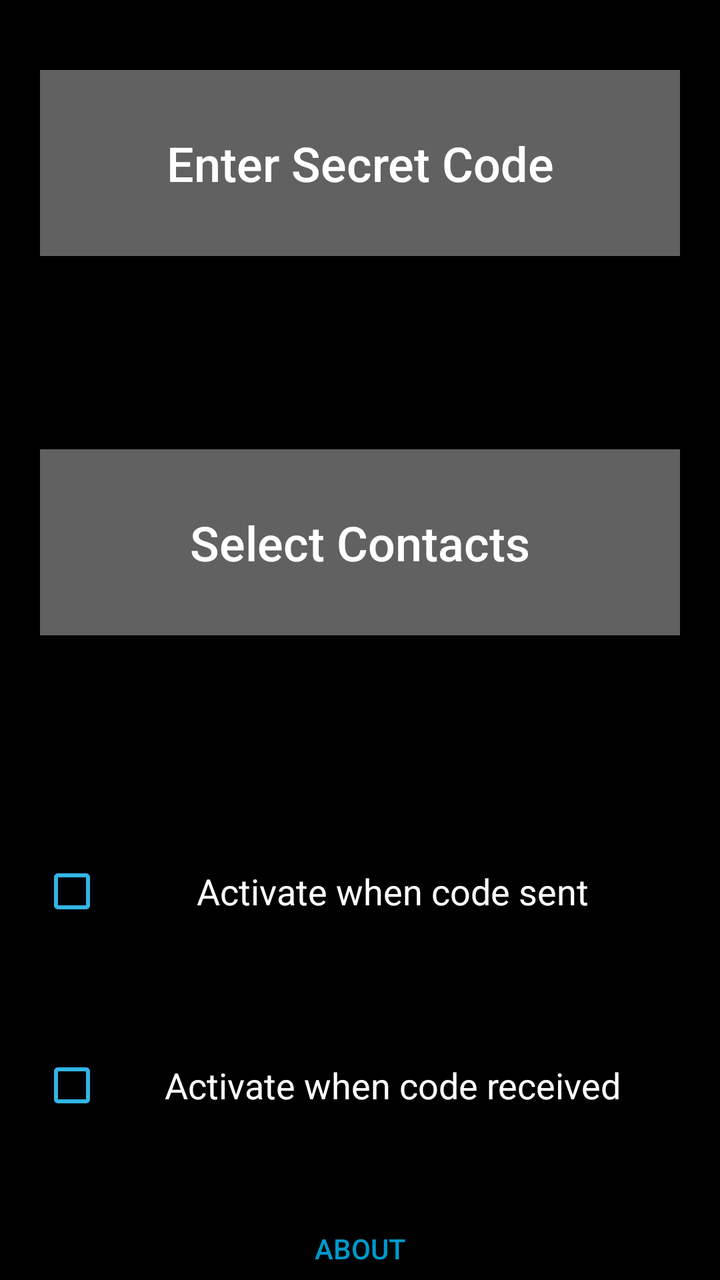
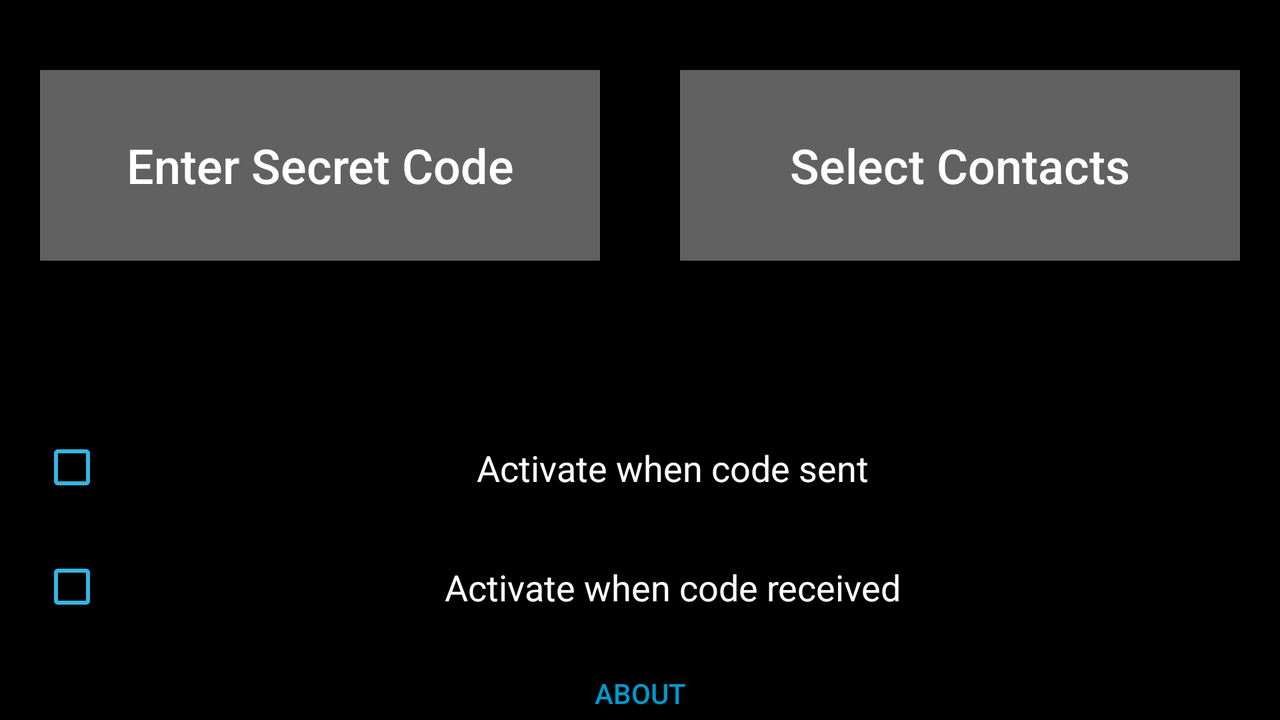

The same Android screen from two of the app's own layout files: first res/layout/ as a phone draws it, then the repository's variant for another configuration, drawn on a device whose configuration selects that folder. Both files follow.
<!-- AndroidManifest.xml: application theme AppTheme -->
<!-- res/layout/activity_main.xml -->
<?xml version="1.0" encoding="utf-8"?>
<LinearLayout xmlns:android="http://schemas.android.com/apk/res/android"
    xmlns:tools="http://schemas.android.com/tools"
    xmlns:app="http://schemas.android.com/apk/res-auto"
    android:layout_width="match_parent"
    android:layout_height="match_parent"
    android:orientation="vertical"
    tools:context=".MainActivity">

    <Space
        android:layout_width="match_parent"
        android:layout_height="35dp"
        android:clickable="false" />

    <Button
        android:id="@+id/mainMenuTopButton"
        android:layout_width="match_parent"
        android:layout_height="0dp"
        android:layout_marginLeft="20dp"
        android:layout_marginRight="20dp"
        android:layout_weight=".15"
        android:background="#616161"
        android:clickable="true"
        android:focusable="true"
        android:text="@string/main_menu_top_button"
        android:textAllCaps="false"
        android:textSize="24sp" />

    <ScrollView
        android:layout_width="match_parent"
        android:layout_height="0dp"
        android:layout_weight=".1">

        <TextView
            android:id="@+id/mainMenuTopButtonContent"
            android:layout_width="match_parent"
            android:layout_height="wrap_content"
            android:gravity="top|center"
            android:textSize="18sp" />
    </ScrollView>

    <Space
        android:layout_width="match_parent"
        android:layout_height="35dp" />

    <Button
        android:id="@+id/mainMenuBottomButton"
        android:layout_width="match_parent"
        android:layout_height="0dp"
        android:layout_marginLeft="20dp"
        android:layout_marginRight="20dp"
        android:layout_weight=".15"
        android:background="#616161"
        android:clickable="true"
        android:focusable="true"
        android:text="@string/main_menu_bottom_button"
        android:textAllCaps="false"
        android:textSize="24sp" />

    <Space
        android:layout_width="match_parent"
        android:layout_height="wrap_content" />

    <ScrollView
        android:layout_width="match_parent"
        android:layout_height="0dp"
        android:layout_weight=".1">

        <TextView
            android:id="@+id/mainMenuBottomButtonContent"
            android:layout_width="match_parent"
            android:layout_height="wrap_content"
            android:gravity="center"
            android:textSize="18sp" />
    </ScrollView>

    <Space
        android:layout_width="match_parent"
        android:layout_height="35dp" />

    <CheckBox
        android:id="@+id/mainMenuTopCheck"
        android:layout_width="match_parent"
        android:layout_height="0dp"
        android:layout_marginLeft="20dp"
        android:layout_marginRight="20dp"
        android:layout_weight=".1"
        android:gravity="center"
        android:onClick="updateCheckboxDatabase"
        android:text="@string/main_menu_top_check"
        android:textColor="@android:color/white"
        android:textSize="18sp"
        app:buttonTint="@android:color/holo_blue_light" />

    <Space
        android:layout_width="match_parent"
        android:layout_height="35dp" />

    <CheckBox
        android:id="@+id/mainMenuBottomCheck"
        android:layout_width="match_parent"
        android:layout_height="0dp"
        android:layout_marginLeft="20dp"
        android:layout_marginRight="20dp"
        android:layout_weight=".1"
        android:gravity="center"
        android:onClick="updateCheckboxDatabase"
        android:text="@string/main_menu_bottom_check"
        android:textColor="@android:color/white"
        android:textSize="18sp"
        app:buttonTint="@android:color/holo_blue_light" />

    <Space
        android:layout_width="match_parent"
        android:layout_height="35dp" />

    <LinearLayout
        android:layout_width="match_parent"
        android:layout_height="0dp"
        android:layout_weight="0.05"
        android:orientation="horizontal">

        <Space
            android:layout_width="0dp"
            android:layout_height="wrap_content"
            android:layout_weight=".4"
            tools:ignore="NestedWeights" />

        <Button
            android:id="@+id/mainMenuAboutButton"
            android:layout_width="0dp"
            android:layout_height="match_parent"
            android:layout_weight=".2"
            android:background="@android:color/black"
            android:gravity="center"
            android:text="@string/main_menu_about_button"
            android:textColor="@android:color/holo_blue_dark" />

        <Space
            android:layout_width="0dp"
            android:layout_height="wrap_content"
            android:layout_weight=".4" />
    </LinearLayout>

</LinearLayout>
<!-- resources referenced by this layout -->
<resources>
  <string name="main_menu_about_button">About</string>
  <string name="main_menu_bottom_button">Select Contacts</string>
  <string name="main_menu_bottom_check">Activate when code received</string>
  <string name="main_menu_top_button">Enter Secret Code</string>
  <string name="main_menu_top_check">Activate when code sent</string>
  <style name="AppTheme" parent="Theme.AppCompat.Light.DarkActionBar">
          <item name="colorPrimary">#616161</item>
          <item name="colorPrimaryDark">#616161</item>
          <item name="colorAccent">@color/colorAccent</item>
          <item name="android:textColor">@android:color/white</item>
          <item name="android:colorBackground">@android:color/black</item>
          <item name="android:windowAnimationStyle">@style/SlidingAnimation</item>
      </style>
  <style name="SlidingAnimation" parent="@android:style/Animation.Activity">
          <item name="android:activityOpenEnterAnimation">@anim/slide_in_right</item>
          <item name="android:activityOpenExitAnimation">@anim/slide_out_left</item>
          <item name="android:activityCloseEnterAnimation">@anim/slide_in_left</item>
          <item name="android:activityCloseExitAnimation">@anim/slide_out_right</item>
      </style>
</resources>
<!-- res/layout-land/activity_main.xml (the repository's variant of the layout above) -->
<!-- drawn on the phone turned sideways -->
<?xml version="1.0" encoding="utf-8"?>
<LinearLayout xmlns:android="http://schemas.android.com/apk/res/android"
    xmlns:tools="http://schemas.android.com/tools"
    xmlns:app="http://schemas.android.com/apk/res-auto"
    android:layout_width="match_parent"
    android:layout_height="match_parent"
    android:orientation="vertical"
    tools:context=".MainActivity">

    <Space
        android:layout_width="match_parent"
        android:layout_height="35dp"
        android:clickable="false" />

    <LinearLayout
        android:layout_width="match_parent"
        android:layout_height="0dp"
        android:layout_weight=".6"
        android:baselineAligned="false"
        android:orientation="horizontal">

        <LinearLayout
            android:layout_width="match_parent"
            android:layout_height="match_parent"
            android:layout_weight="1"
            android:orientation="vertical"
            tools:ignore="NestedWeights">

            <Button
                android:id="@+id/mainMenuTopButton"
                android:layout_width="match_parent"
                android:layout_height="0dp"
                android:layout_marginLeft="20dp"
                android:layout_marginRight="20dp"
                android:layout_weight=".6"
                android:background="#616161"
                android:clickable="true"
                android:focusable="true"
                android:text="@string/main_menu_top_button"
                android:textAllCaps="false"
                android:textSize="24sp"
                tools:ignore="NestedWeights" />

            <ScrollView
                android:layout_width="match_parent"
                android:layout_height="0dp"
                android:layout_weight=".4">

                <TextView
                    android:id="@+id/mainMenuTopButtonContent"
                    android:layout_width="match_parent"
                    android:layout_height="wrap_content"
                    android:gravity="top|center"
                    android:textSize="18sp" />
            </ScrollView>

        </LinearLayout>

        <LinearLayout
            android:layout_width="match_parent"
            android:layout_height="match_parent"
            android:layout_weight="1"
            android:orientation="vertical">

            <Button
                android:id="@+id/mainMenuBottomButton"
                android:layout_width="match_parent"
                android:layout_height="0dp"
                android:layout_marginLeft="20dp"
                android:layout_marginRight="20dp"
                android:layout_weight=".6"
                android:background="#616161"
                android:clickable="true"
                android:focusable="true"
                android:text="@string/main_menu_bottom_button"
                android:textAllCaps="false"
                android:textSize="24sp"
                tools:ignore="NestedWeights" />

            <ScrollView
                android:layout_width="match_parent"
                android:layout_height="0dp"
                android:layout_weight=".4">

                <TextView
                    android:id="@+id/mainMenuBottomButtonContent"
                    android:layout_width="match_parent"
                    android:layout_height="wrap_content"
                    android:gravity="center"
                    android:textSize="18sp" />
            </ScrollView>

        </LinearLayout>

    </LinearLayout>

    <Space
        android:layout_width="match_parent"
        android:layout_height="20dp" />

    <CheckBox
        android:id="@+id/mainMenuTopCheck"
        android:layout_width="match_parent"
        android:layout_height="0dp"
        android:layout_marginLeft="20dp"
        android:layout_marginRight="20dp"
        android:layout_weight=".15"
        android:gravity="center"
        android:text="@string/main_menu_top_check"
        android:textColor="@android:color/white"
        android:textSize="18sp"
        app:buttonTint="@android:color/holo_blue_light" />

    <Space
        android:layout_width="match_parent"
        android:layout_height="20dp" />

    <CheckBox
        android:id="@+id/mainMenuBottomCheck"
        android:layout_width="match_parent"
        android:layout_height="0dp"
        android:layout_marginLeft="20dp"
        android:layout_marginRight="20dp"
        android:layout_weight=".15"
        android:gravity="center"
        android:text="@string/main_menu_bottom_check"
        android:textColor="@android:color/white"
        android:textSize="18sp"
        app:buttonTint="@android:color/holo_blue_light" />

    <Space
        android:layout_width="match_parent"
        android:layout_height="20dp" />

    <LinearLayout
        android:layout_width="match_parent"
        android:layout_height="0dp"
        android:layout_weight="0.1"
        android:orientation="horizontal">

        <Space
            android:layout_width="0dp"
            android:layout_height="wrap_content"
            android:layout_weight=".4"
            tools:ignore="NestedWeights" />

        <Button
            android:id="@+id/mainMenuAboutButton"
            android:layout_width="0dp"
            android:layout_height="match_parent"
            android:layout_weight=".2"
            android:background="@android:color/black"
            android:gravity="center"
            android:text="@string/main_menu_about_button"
            android:textColor="@android:color/holo_blue_dark" />

        <Space
            android:layout_width="0dp"
            android:layout_height="wrap_content"
            android:layout_weight=".4" />
    </LinearLayout>

</LinearLayout>
